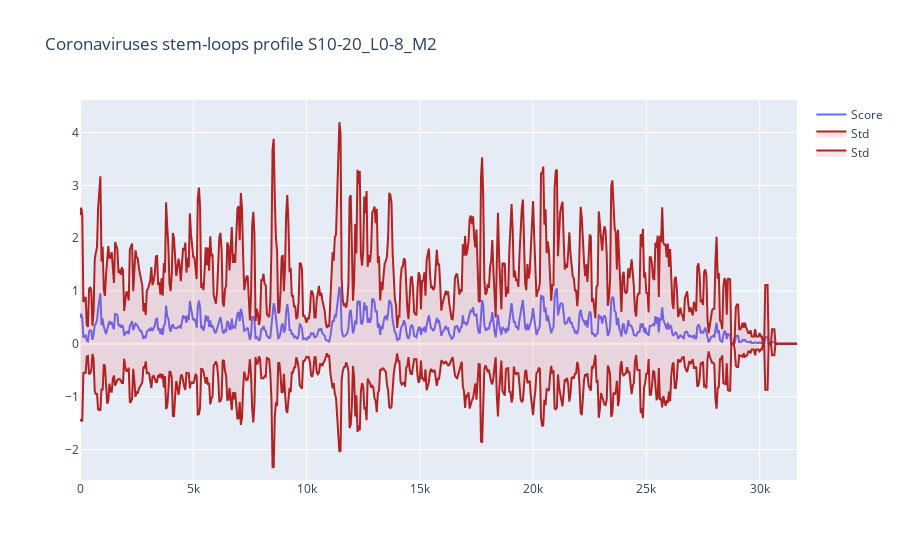

Notebook source saved alongside this figure:
### Code cell
bins_scores_df = pd.read_csv(f'pal_S15-30_L3-10_M3_scores_by_virus_100.csv')
# bins_scores_pvals_df['NegLog10Pval'] = -1 * np.log10(bins_scores_pvals_df.P_val)
# bins_scores_pvals_df['NegLog10AdjPval'] = -1 * np.log10(bins_scores_pvals_df.P_val_adjusted)
# LOG_DEFAULT_THRESHOLD = -1 * np.log10(PVAL_THRESHOLD)
bins_scores_df_by_bins = bins_scores_df.groupby('Start').agg({'Score': np.mean}).reset_index()
bins_scores_df_by_bins['Std'] = bins_scores_df.groupby('Start').agg({'Score': np.std}).reset_index(drop=True)
bins_scores_df_by_bins = bins_scores_df_by_bins.fillna(0)
MAX_Y_VALUE = (bins_scores_df_by_bins['Score'] + bins_scores_df_by_bins['Std']).max() * 1.1
MIN_Y_VALUE = (bins_scores_df_by_bins['Score'] - bins_scores_df_by_bins['Std']).min() * 1.1
fig = go.Figure()
fig.add_trace(
    go.Scatter(
        x=bins_scores_df_by_bins['Start'],
        y=bins_scores_df_by_bins['Score'],
        name='Score',
    )
)
fig.add_trace(
    go.Scatter(
        x=bins_scores_df_by_bins['Start'],
        y=bins_scores_df_by_bins['Score'] + bins_scores_df_by_bins['Std'],
        name='Std',
        fill='tozeroy',
        fillcolor='rgba(255, 0, 0, 0.1)',
        line=dict(color='firebrick'),
        opacity=0.1
    )
)
fig.add_trace(
    go.Scatter(
        x=bins_scores_df_by_bins['Start'],
        y=bins_scores_df_by_bins['Score'] - bins_scores_df_by_bins['Std'],
        name='Std',
        fill='tozeroy',
        fillcolor='rgba(255, 0, 0, 0.1)',
        line=dict(color='firebrick'),
        opacity=0.1
    )
)
fig.update_layout(
    title='Coronaviruses stem-loops profile S10-20_L0-8_M2',
)
fig.update_yaxes(range=[MIN_Y_VALUE, MAX_Y_VALUE])
fig.show()

### Figure 1 — Plotly figure (JSON) as saved in the notebook; plotly's stock layout.template omitted (floating-point values rounded to 4 significant figures; data arrays with more than 128 entries replaced by an {"elided": "..."} marker saying what was removed)
{"data": [{"name": "Score", "type": "scatter", "x": {"elided": "634 int values"}, "y": {"elided": "634 float values"}}, {"fill": "tozeroy", "fillcolor": "rgba(255, 0, 0, 0.1)", "line": {"color": "firebrick"}, "name": "Std", "opacity": 0.1, "type": "scatter", "x": {"elided": "634 int values"}, "y": {"elided": "634 float values"}}, {"fill": "tozeroy", "fillcolor": "rgba(255, 0, 0, 0.1)", "line": {"color": "firebrick"}, "name": "Std", "opacity": 0.1, "type": "scatter", "x": {"elided": "634 int values"}, "y": {"elided": "634 float values"}}], "layout": {"autosize": true, "title": {"text": "Coronaviruses stem-loops profile S10-20_L0-8_M2"}, "xaxis": {"autorange": true, "range": [0, 31650], "type": "linear"}, "yaxis": {"range": [-2.576, 4.616], "type": "linear"}}}
